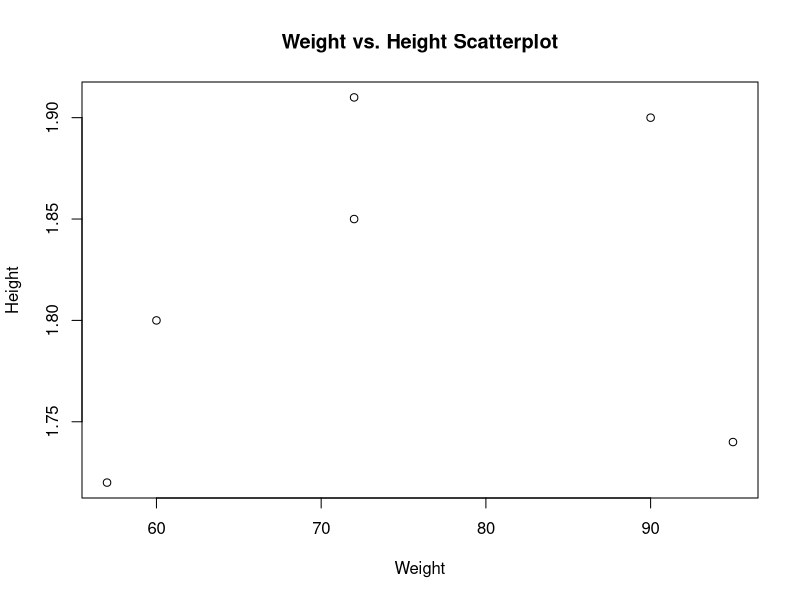
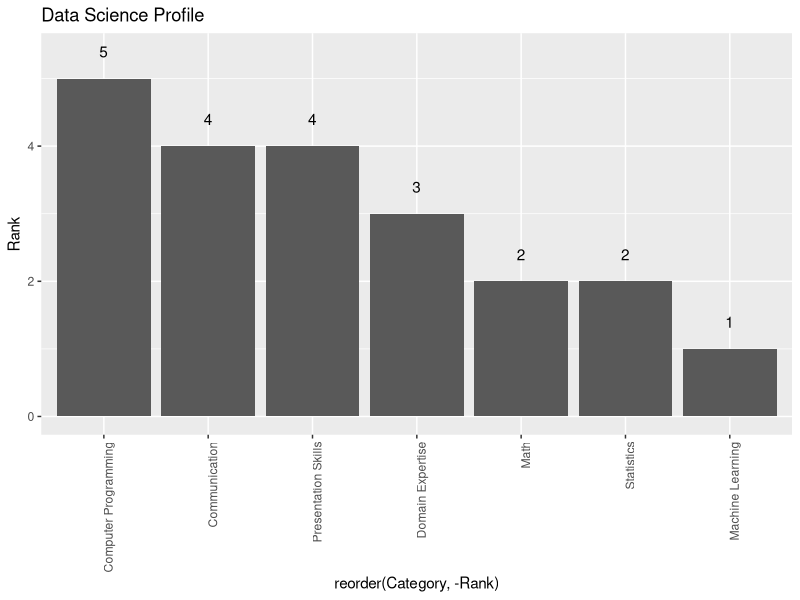

The R script that drew these images, in order:
# Take the log of a positive number
log(10)

# The default base of the log function defaults to e=exp(1) according to the following help file: 
?log()

# Calculate the log of the above with a different base
log2(10)

# Take the log of a negative number
log(-10)

# The log function is based off of the natural log function which is only defined for X > 0. The negative number is not defined therefore we receive NaN for not a number or undefined.



# Take the square root of a positive number
sqrt(10)

# Create a vector of 15 standard normal random variables.
testVector <- rnorm(15)
testVector

# Calculate the vector's mean and standard deviation (note that by default the mean is 0 and SD is 1)
mean(testVector)
sd(testVector)

# Change the mean to 10 and the SD to 2 and recalculate the vector of 15 random normal variables
testVector2 <- rnorm(15, mean=10, sd=2)
testVector2

# Calculate the mean and SD for the new vector
mean(testVector2)
sd(testVector2)

# Create a vector for dataset 1
weights <- c(60,72,57,90,95,72)
heights <- c(1.80,1.85,1.72,1.90,1.74,1.91)

# Create a simple scatterplot of weight vs. height
plot(weights, heights, main = "Weight vs. Height Scatterplot",
  xlab = "Weight", ylab = "Height")

# Calculate the BMI for each individual - weight / sq of height
Individual1 <- weights[1] / (heights[1]^2)
Individual2 <- weights[2] / (heights[2]^2)
Individual3 <- weights[3] / (heights[3]^2)
Individual4 <- weights[4] / (heights[4]^2)
Individual5 <- weights[5] / (heights[5]^2)
Individual6 <- weights[6] / (heights[6]^2)

Individual1
Individual2
Individual3
Individual4
Individual5
Individual6

# Calculate the mean for the weight
mean(weights)

# Subtract the mean from each value of weight
meanWeights <- weights - 74.33
meanWeights

# Sum the result
sum(meanWeights)

# Create a data frame with 2 columns and various data points mentioned in the homework
?data.frame()
Jayson <- data.frame("Category" = c("Computer Programming","Math","Statistics","Machine Learning","Domain Expertise","Communication","Presentation Skills"),
                     "Rank" = c(5,2,2,1,3,4,4))
Jayson

# Create a bar plot of your classification and scores
install.packages("ggplot2")
library(ggplot2)

JaysonsChart <- ggplot(data=Jayson, aes(x=reorder(Category, -Rank), y=Rank)) + geom_bar(stat = "identity") + theme(axis.text.x = element_text(angle = 90, hjust = 1)) + geom_text(aes(x = Category, y = Rank + 0.40, label = round(Rank, 2))) + ggtitle("Data Science Profile")  

JaysonsChart                                                                                                                                                                   
                                                                                                                                                                                              


# create data set
data <- c(1.7,1.6,1.5,2.0,2.3,1.6,1.6,1.8,1.5,1.7,2.2,1.4,1.6,1.6,1.6)

# run a two-tail t.test against the data
t.test(x=data, y=NULL, alternative = ("two.sided"), m=1.8, conf.level=.95, paired = FALSE )

# find critical value for a 95% two-tailed CI; notice we have .025 - this is 0.05 / 2 for both tails
qt(0.025, 14)

# power is the probability of rejecting Ho if it is in fact false; 
# power increases as sample size increases (because more data = less uncertainty about the population)




































